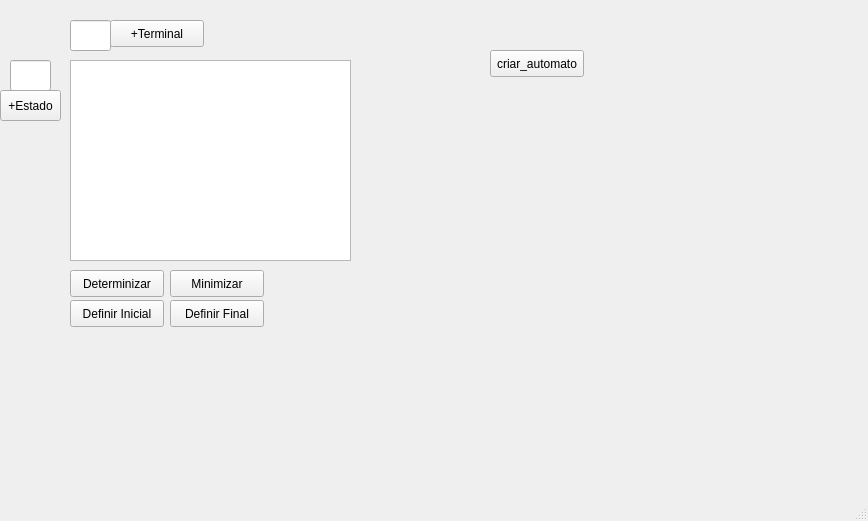
<?xml version="1.0" encoding="UTF-8"?>
<ui version="4.0">
 <class>MainWindow</class>
 <widget class="QMainWindow" name="MainWindow">
  <property name="geometry">
   <rect>
    <x>0</x>
    <y>0</y>
    <width>868</width>
    <height>521</height>
   </rect>
  </property>
  <property name="windowTitle">
   <string>MainWindow</string>
  </property>
  <widget class="QWidget" name="centralwidget">
   <widget class="QTableWidget" name="tabela">
    <property name="geometry">
     <rect>
      <x>70</x>
      <y>60</y>
      <width>281</width>
      <height>201</height>
     </rect>
    </property>
   </widget>
   <widget class="QLineEdit" name="campo_estado">
    <property name="geometry">
     <rect>
      <x>10</x>
      <y>60</y>
      <width>41</width>
      <height>31</height>
     </rect>
    </property>
   </widget>
   <widget class="QLineEdit" name="campo_terminal">
    <property name="geometry">
     <rect>
      <x>70</x>
      <y>20</y>
      <width>41</width>
      <height>31</height>
     </rect>
    </property>
   </widget>
   <widget class="QPushButton" name="botao_estado">
    <property name="geometry">
     <rect>
      <x>0</x>
      <y>90</y>
      <width>61</width>
      <height>31</height>
     </rect>
    </property>
    <property name="text">
     <string>+Estado</string>
    </property>
   </widget>
   <widget class="QPushButton" name="botao_terminal">
    <property name="geometry">
     <rect>
      <x>110</x>
      <y>20</y>
      <width>94</width>
      <height>27</height>
     </rect>
    </property>
    <property name="text">
     <string>+Terminal</string>
    </property>
   </widget>
   <widget class="QPushButton" name="botao_determinizar">
    <property name="geometry">
     <rect>
      <x>70</x>
      <y>270</y>
      <width>94</width>
      <height>27</height>
     </rect>
    </property>
    <property name="text">
     <string>Determinizar</string>
    </property>
   </widget>
   <widget class="QPushButton" name="botao_minimizar">
    <property name="geometry">
     <rect>
      <x>170</x>
      <y>270</y>
      <width>94</width>
      <height>27</height>
     </rect>
    </property>
    <property name="text">
     <string>Minimizar</string>
    </property>
   </widget>
   <widget class="QPushButton" name="botao_criar_automato">
    <property name="geometry">
     <rect>
      <x>490</x>
      <y>50</y>
      <width>94</width>
      <height>27</height>
     </rect>
    </property>
    <property name="text">
     <string>criar_automato</string>
    </property>
   </widget>
   <widget class="QPushButton" name="botao_inicial">
    <property name="geometry">
     <rect>
      <x>70</x>
      <y>300</y>
      <width>94</width>
      <height>27</height>
     </rect>
    </property>
    <property name="text">
     <string>Definir Inicial</string>
    </property>
   </widget>
   <widget class="QPushButton" name="botao_final">
    <property name="geometry">
     <rect>
      <x>170</x>
      <y>300</y>
      <width>94</width>
      <height>27</height>
     </rect>
    </property>
    <property name="text">
     <string>Definir Final</string>
    </property>
   </widget>
  </widget>
  <widget class="QMenuBar" name="menubar">
   <property name="geometry">
    <rect>
     <x>0</x>
     <y>0</y>
     <width>868</width>
     <height>25</height>
    </rect>
   </property>
  </widget>
  <widget class="QStatusBar" name="statusbar"/>
 </widget>
 <resources/>
 <connections>
  <connection>
   <sender>botao_estado</sender>
   <signal>clicked()</signal>
   <receiver>MainWindow</receiver>
   <slot>add_estado()</slot>
   <hints>
    <hint type="sourcelabel">
     <x>34</x>
     <y>144</y>
    </hint>
    <hint type="destinationlabel">
     <x>34</x>
     <y>169</y>
    </hint>
   </hints>
  </connection>
  <connection>
   <sender>botao_terminal</sender>
   <signal>clicked()</signal>
   <receiver>MainWindow</receiver>
   <slot>add_terminal()</slot>
   <hints>
    <hint type="sourcelabel">
     <x>197</x>
     <y>63</y>
    </hint>
    <hint type="destinationlabel">
     <x>246</x>
     <y>56</y>
    </hint>
   </hints>
  </connection>
  <connection>
   <sender>botao_determinizar</sender>
   <signal>clicked()</signal>
   <receiver>MainWindow</receiver>
   <slot>determinizar()</slot>
   <hints>
    <hint type="sourcelabel">
     <x>98</x>
     <y>306</y>
    </hint>
    <hint type="destinationlabel">
     <x>105</x>
     <y>344</y>
    </hint>
   </hints>
  </connection>
  <connection>
   <sender>botao_minimizar</sender>
   <signal>clicked()</signal>
   <receiver>MainWindow</receiver>
   <slot>minimizar()</slot>
   <hints>
    <hint type="sourcelabel">
     <x>222</x>
     <y>309</y>
    </hint>
    <hint type="destinationlabel">
     <x>238</x>
     <y>336</y>
    </hint>
   </hints>
  </connection>
  <connection>
   <sender>botao_criar_automato</sender>
   <signal>clicked()</signal>
   <receiver>MainWindow</receiver>
   <slot>criar_automato()</slot>
   <hints>
    <hint type="sourcelabel">
     <x>560</x>
     <y>101</y>
    </hint>
    <hint type="destinationlabel">
     <x>553</x>
     <y>181</y>
    </hint>
   </hints>
  </connection>
  <connection>
   <sender>botao_inicial</sender>
   <signal>clicked()</signal>
   <receiver>MainWindow</receiver>
   <slot>set_initial()</slot>
   <hints>
    <hint type="sourcelabel">
     <x>75</x>
     <y>348</y>
    </hint>
    <hint type="destinationlabel">
     <x>55</x>
     <y>356</y>
    </hint>
   </hints>
  </connection>
  <connection>
   <sender>botao_final</sender>
   <signal>clicked()</signal>
   <receiver>MainWindow</receiver>
   <slot>set_final()</slot>
   <hints>
    <hint type="sourcelabel">
     <x>222</x>
     <y>348</y>
    </hint>
    <hint type="destinationlabel">
     <x>238</x>
     <y>380</y>
    </hint>
   </hints>
  </connection>
 </connections>
 <slots>
  <slot>minimizar()</slot>
  <slot>determinizar()</slot>
  <slot>add_estado()</slot>
  <slot>add_terminal()</slot>
  <slot>criar_automato()</slot>
  <slot>set_initial()</slot>
  <slot>set_final()</slot>
 </slots>
</ui>
